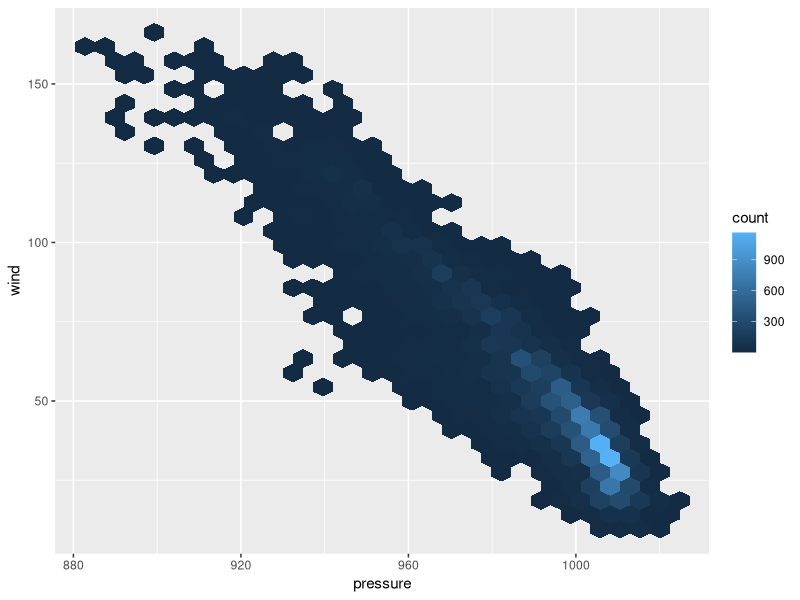

Here is the R script that generated this plot:
## ---- chunk 1
knitr::opts_chunk$set(echo = TRUE)
library(tidyverse)
library(hexbin)
## ---- chunk 2
ggplot(data = storms, aes(x = pressure, y = wind)) +
	geom_hex()
